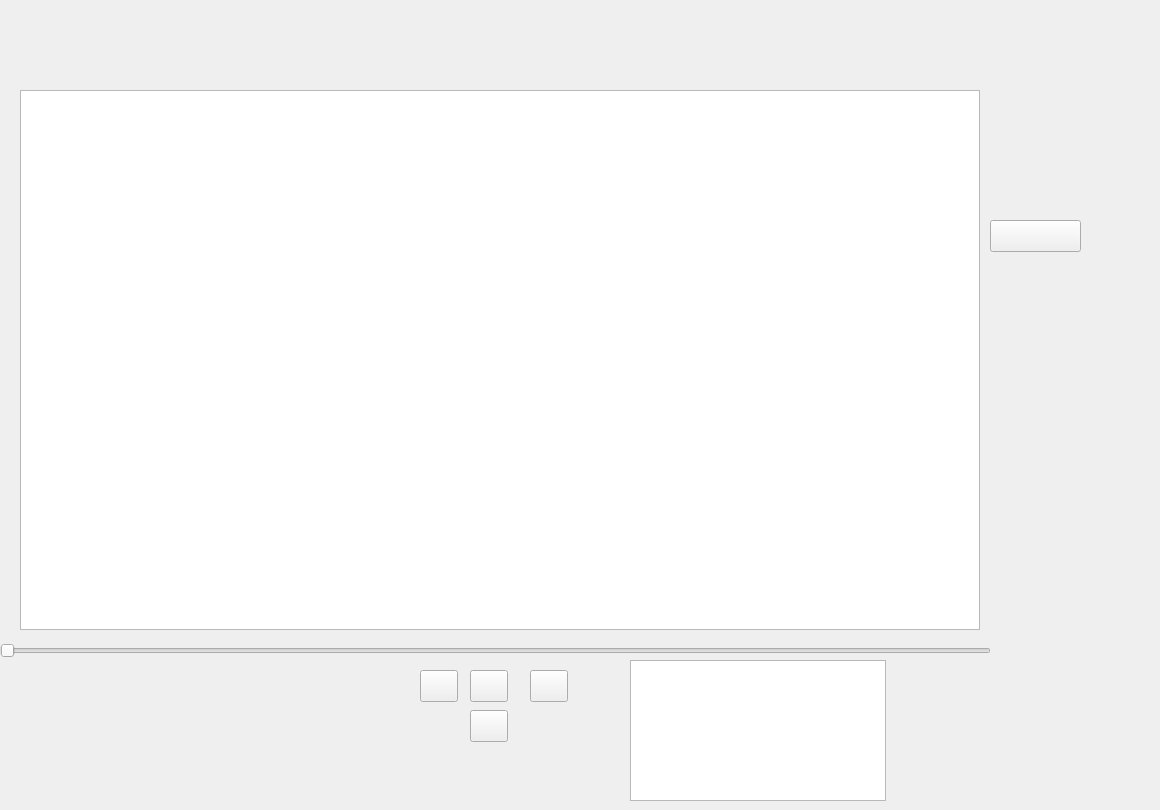
<?xml version="1.0" encoding="UTF-8"?>
<ui version="4.0">
 <class>mosaic</class>
 <widget class="QWidget" name="mosaic">
  <property name="geometry">
   <rect>
    <x>0</x>
    <y>0</y>
    <width>1160</width>
    <height>810</height>
   </rect>
  </property>
  <property name="windowTitle">
   <string>Form</string>
  </property>
  <widget class="Slider" name="video_slider">
   <property name="geometry">
    <rect>
     <x>0</x>
     <y>640</y>
     <width>991</width>
     <height>21</height>
    </rect>
   </property>
   <property name="maximum">
    <number>1000</number>
   </property>
   <property name="orientation">
    <enum>Qt::Horizontal</enum>
   </property>
  </widget>
  <widget class="QGraphicsView" name="video">
   <property name="geometry">
    <rect>
     <x>20</x>
     <y>90</y>
     <width>960</width>
     <height>540</height>
    </rect>
   </property>
  </widget>
  <widget class="ToolButton" name="cut_button">
   <property name="geometry">
    <rect>
     <x>470</x>
     <y>710</y>
     <width>38</width>
     <height>32</height>
    </rect>
   </property>
  </widget>
  <widget class="CommandBar" name="commandbar">
   <property name="geometry">
    <rect>
     <x>0</x>
     <y>40</y>
     <width>541</width>
     <height>34</height>
    </rect>
   </property>
  </widget>
  <widget class="ToolButton" name="next_frame">
   <property name="geometry">
    <rect>
     <x>530</x>
     <y>670</y>
     <width>38</width>
     <height>32</height>
    </rect>
   </property>
  </widget>
  <widget class="ToolButton" name="play_button">
   <property name="geometry">
    <rect>
     <x>470</x>
     <y>670</y>
     <width>38</width>
     <height>32</height>
    </rect>
   </property>
   <property name="cursor">
    <cursorShape>ArrowCursor</cursorShape>
   </property>
   <property name="text">
    <string/>
   </property>
  </widget>
  <widget class="ToolButton" name="last_frame">
   <property name="geometry">
    <rect>
     <x>420</x>
     <y>670</y>
     <width>38</width>
     <height>32</height>
    </rect>
   </property>
  </widget>
  <widget class="ComboBox" name="choose_face">
   <property name="geometry">
    <rect>
     <x>990</x>
     <y>220</y>
     <width>91</width>
     <height>32</height>
    </rect>
   </property>
  </widget>
  <widget class="PlainTextEdit" name="faces">
   <property name="geometry">
    <rect>
     <x>630</x>
     <y>660</y>
     <width>256</width>
     <height>141</height>
    </rect>
   </property>
  </widget>
 </widget>
 <customwidgets>
  <customwidget>
   <class>ComboBox</class>
   <extends>QPushButton</extends>
   <header>qfluentwidgets</header>
  </customwidget>
  <customwidget>
   <class>ToolButton</class>
   <extends>QToolButton</extends>
   <header>qfluentwidgets</header>
  </customwidget>
  <customwidget>
   <class>Slider</class>
   <extends>QSlider</extends>
   <header>qfluentwidgets</header>
  </customwidget>
  <customwidget>
   <class>PlainTextEdit</class>
   <extends>QPlainTextEdit</extends>
   <header>qfluentwidgets</header>
  </customwidget>
  <customwidget>
   <class>CommandBar</class>
   <extends>QFrame</extends>
   <header>qfluentwidgets</header>
  </customwidget>
 </customwidgets>
 <resources/>
 <connections/>
</ui>
